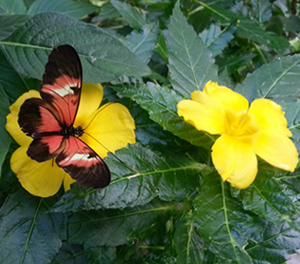
//> input picture Ch6/image/color_space.jpg, 300 x 264 px
$ ./convert_others   (built with g++ and OpenCV 4)
//> lines starting //> are read from the running program, lines starting //| are printed output that depends on the picture
#include <opencv2/opencv.hpp>
using namespace cv;
using namespace std;
int main()
{
	Mat BGR_img = imread("../image/color_space.jpg", 1);
//> BGR_img is the input picture: 264 rows x 300 cols, CV_8UC3; mean B, G, R 61.1, 106, 89.1
	CV_Assert(BGR_img.data);

	Mat YCC_img, YUV_img, Lab_img, Gray_img;
	cvtColor(BGR_img, Gray_img, COLOR_BGR2GRAY); // 명암도 영상 변환
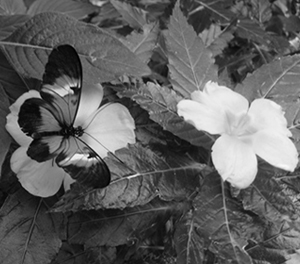
//> Gray_img: 264 rows x 300 cols, CV_8UC1; min 0, max 250, mean 95.9
	cvtColor(BGR_img, YCC_img, COLOR_BGR2YCrCb); // YcbCr 컬러 공간 변화
//> YCC_img: 264 rows x 300 cols, CV_8UC3; mean of channels 0, 1, 2 95.9, 123.2, 108.4
	cvtColor(BGR_img, YUV_img, COLOR_BGR2YUV);	 // YUV 컬러 공간변화
//> YUV_img: 264 rows x 300 cols, CV_8UC3; mean of channels 0, 1, 2 95.9, 110.9, 122.1
	cvtColor(BGR_img, Lab_img, COLOR_BGR2Lab);	 // La*b* 컬러 공간 변화
//> Lab_img: 264 rows x 300 cols, CV_8UC3; mean of channels 0, 1, 2 107.1, 115.5, 148.7

	Mat YCC_arr[3], YUV_arr[3], Lab_arr[3];
	split(YCC_img, YCC_arr); // 채널 분리
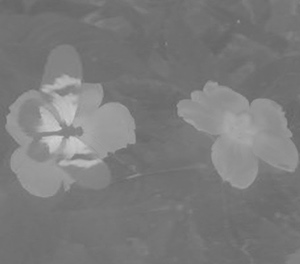
//> YCC_arr[1]: 264 rows x 300 cols, CV_8UC1; min 101, max 208, mean 123.2
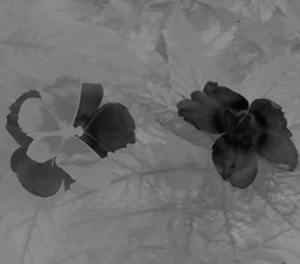
//> YCC_arr[2]: 264 rows x 300 cols, CV_8UC1; min 3, max 154, mean 108.4
	split(YUV_img, YUV_arr);
	split(Lab_img, Lab_arr);
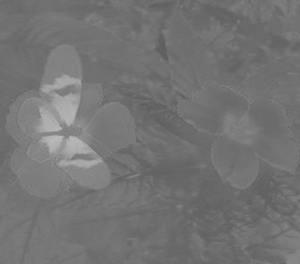
//> Lab_arr[1]: 264 rows x 300 cols, CV_8UC1; min 92, max 190, mean 115.5
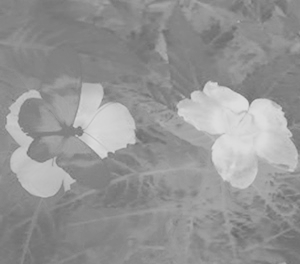
//> Lab_arr[2]: 264 rows x 300 cols, CV_8UC1; min 103, max 222, mean 148.7

	imshow("BGR_img", BGR_img), imshow("Gray_img", Gray_img);
	imshow("YCC_arr[0]-Y", YCC_arr[0]), imshow("YCC_arr[1]-Cr", YCC_arr[1]);
	imshow("YCC_arr[2]-Cb", YCC_arr[2]), imshow("YUV_arr[0]-Y", YUV_arr[0]);
	imshow("YUV_arr[1]-U", YUV_arr[1]), imshow("YUV_arr[2]-V", YUV_arr[2]);
	imshow("Lab_arr[0]-L", Lab_arr[0]), imshow("Lab_arr[1]-a", Lab_arr[1]);
	imshow("Lab_arr[2]-b", Lab_arr[2]);
	waitKey(0);
	return 0;
}

$ run again, with Ch6/image/add2.jpg copied over Ch6/image/color_space.jpg
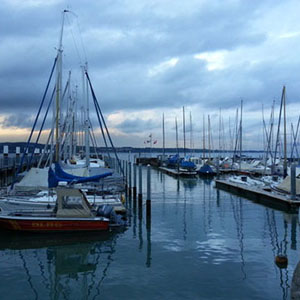
//> input picture Ch6/image/add2.jpg, 300 x 300 px
//> BGR_img is the input picture: 300 rows x 300 cols, CV_8UC3; mean B, G, R 157.8, 130.2, 99.7
//> YCC_img: 300 rows x 300 cols, CV_8UC3; mean of channels 0, 1, 2 124.2, 110.5, 146.9
//> YUV_img: 300 rows x 300 cols, CV_8UC3; mean of channels 0, 1, 2 124.2, 144.5, 106.4
//> Lab_img: 300 rows x 300 cols, CV_8UC3; mean of channels 0, 1, 2 132.9, 124.9, 110
//> `split(YCC_img, YCC_arr);`:
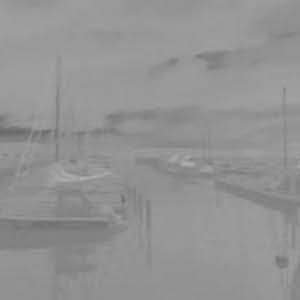
//> YCC_arr[2]: 300 rows x 300 cols, CV_8UC1; min 105, max 179, mean 146.9
//> `split(Lab_img, Lab_arr);`:
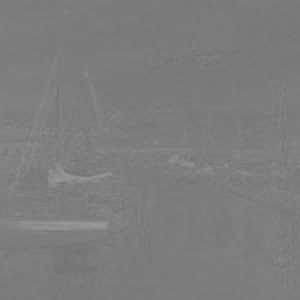
//> Lab_arr[1]: 300 rows x 300 cols, CV_8UC1; min 114, max 155, mean 124.9

$ run again, with Ch6/image/bright - 복사본.jpg copied over Ch6/image/color_space.jpg
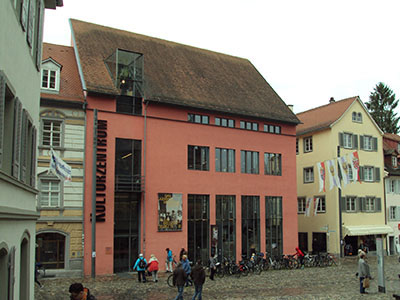
//> input picture Ch6/image/bright - 복사본.jpg, 400 x 300 px
//> BGR_img is the input picture: 300 rows x 400 cols, CV_8UC3; mean B, G, R 113, 125.9, 135.3
//> `cvtColor(BGR_img, Gray_img, COLOR_BGR2GRAY);`:
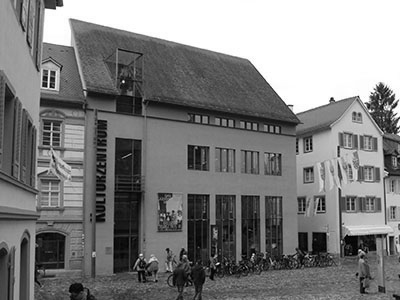
//> Gray_img: 300 rows x 400 cols, CV_8UC1; min 0, max 255, mean 127.2
//> YCC_img: 300 rows x 400 cols, CV_8UC3; mean of channels 0, 1, 2 127.2, 133.7, 120
//> YUV_img: 300 rows x 400 cols, CV_8UC3; mean of channels 0, 1, 2 127.2, 121.1, 135
//> Lab_img: 300 rows x 400 cols, CV_8UC3; mean of channels 0, 1, 2 132.7, 129.8, 136.8
//> `split(YCC_img, YCC_arr);`:
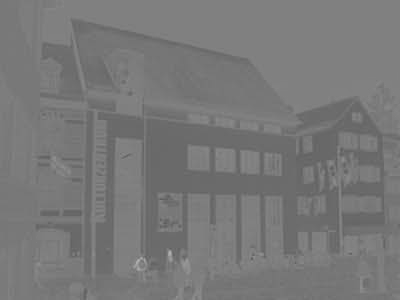
//> YCC_arr[2]: 300 rows x 400 cols, CV_8UC1; min 92, max 180, mean 120
